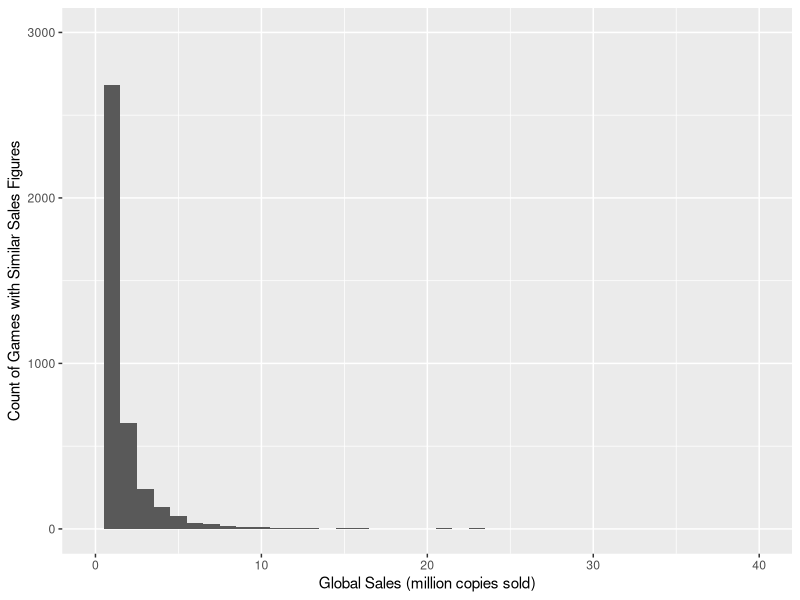
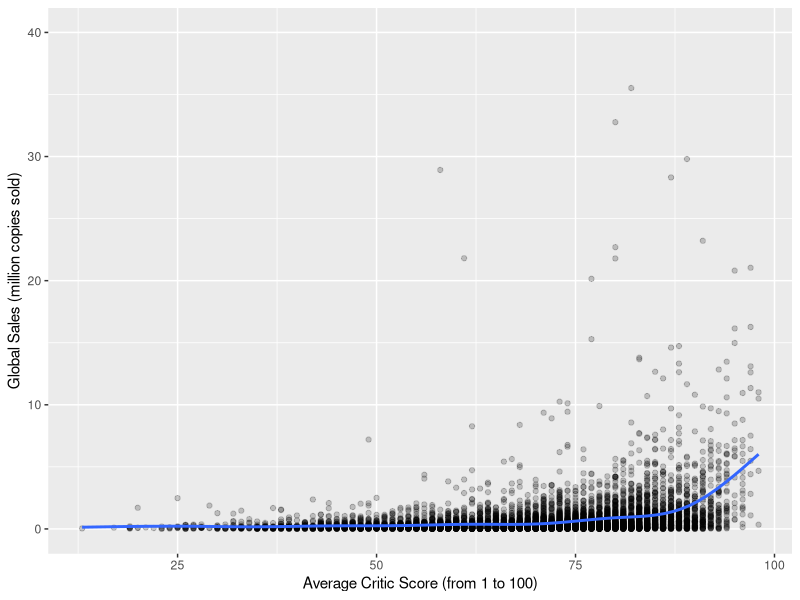
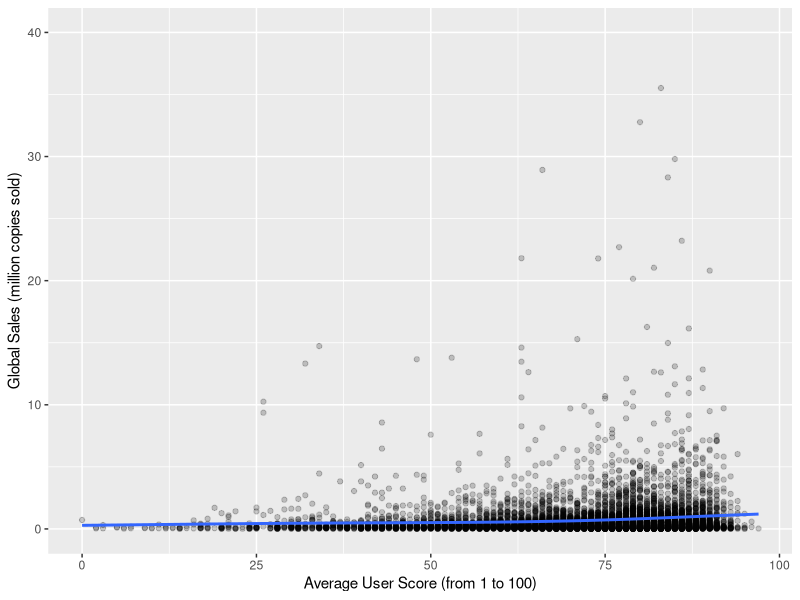
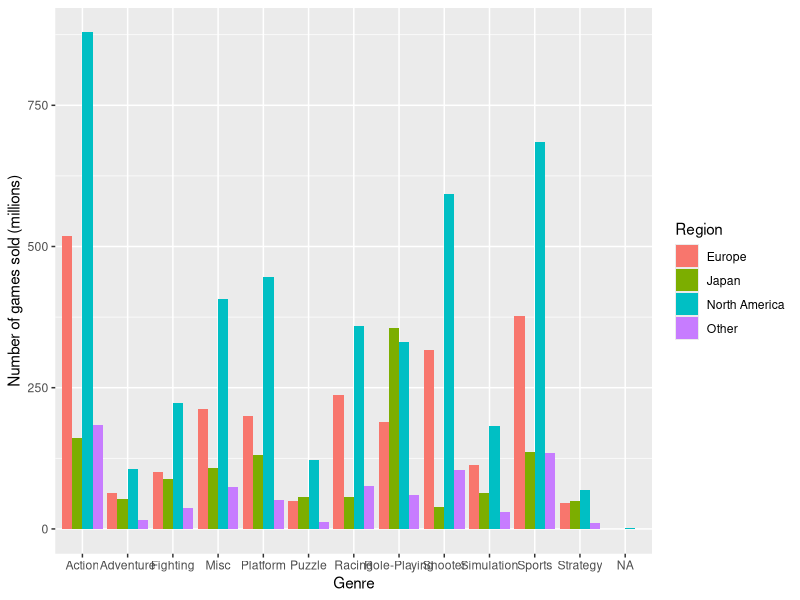

Write R code to recreate these figures, in order.
## ---- chunk 1
knitr::opts_chunk$set(echo = TRUE)
library(tidyverse)
## ---- chunk 2
VGSales <- read_csv("Video_Games_Sales.csv")
## ---- chunk 3
VGSales$User_Score <- VGSales$User_Score * 10
## ---- chunk 4
head(VGSales)
## ---- chunk 5
dblInVGSales <- select(VGSales, Year_of_Release, NA_Sales, EU_Sales, JP_Sales, Other_Sales, Global_Sales, Critic_Score, Critic_Count, User_Score, User_Count)
summary(dblInVGSales)
## ---- chunk 6
ggplot(data = VGSales) + geom_histogram(mapping = aes(x = Global_Sales), binwidth = 1) + xlim(0,40) + ylim(0, 3000) + 
  labs(x = "Global Sales (million copies sold)", y = "Count of Games with Similar Sales Figures")
## ---- chunk 7
ggplot(data = VGSales, aes(x = Critic_Score, y = Global_Sales)) + geom_point(alpha = 0.2) + geom_smooth(se=FALSE) + ylim(0, 40) +
  labs(x = "Average Critic Score (from 1 to 100)", y = "Global Sales (million copies sold)")
## ---- chunk 8
ggplot(data = VGSales, aes(x = User_Score, y = Global_Sales)) + geom_point(alpha = 0.2) + geom_smooth(se=FALSE) + ylim(0, 40) +
  labs(x = "Average User Score (from 1 to 100)", y = "Global Sales (million copies sold)")
## ---- chunk 9
salesByGenre <- VGSales %>%
  select(Genre, NA_Sales, JP_Sales, EU_Sales, Other_Sales) %>%
  group_by(Genre) %>%
  summarise(NorthAmerica = sum(NA_Sales), Japan = sum(JP_Sales), Europe = sum(EU_Sales), Other = sum(Other_Sales)) %>%
  gather("Region", "Games_Sold", -Genre)
## ---- chunk 10
head(salesByGenre)
## ---- chunk 11
ggplot(data = salesByGenre) + geom_bar(aes(x=Genre, y=Games_Sold, fill = Region),stat = "identity", position = "dodge") +
  labs(y = "Number of games sold (millions)") + scale_fill_discrete(labels=c("Europe", "Japan", "North America", "Other"))
